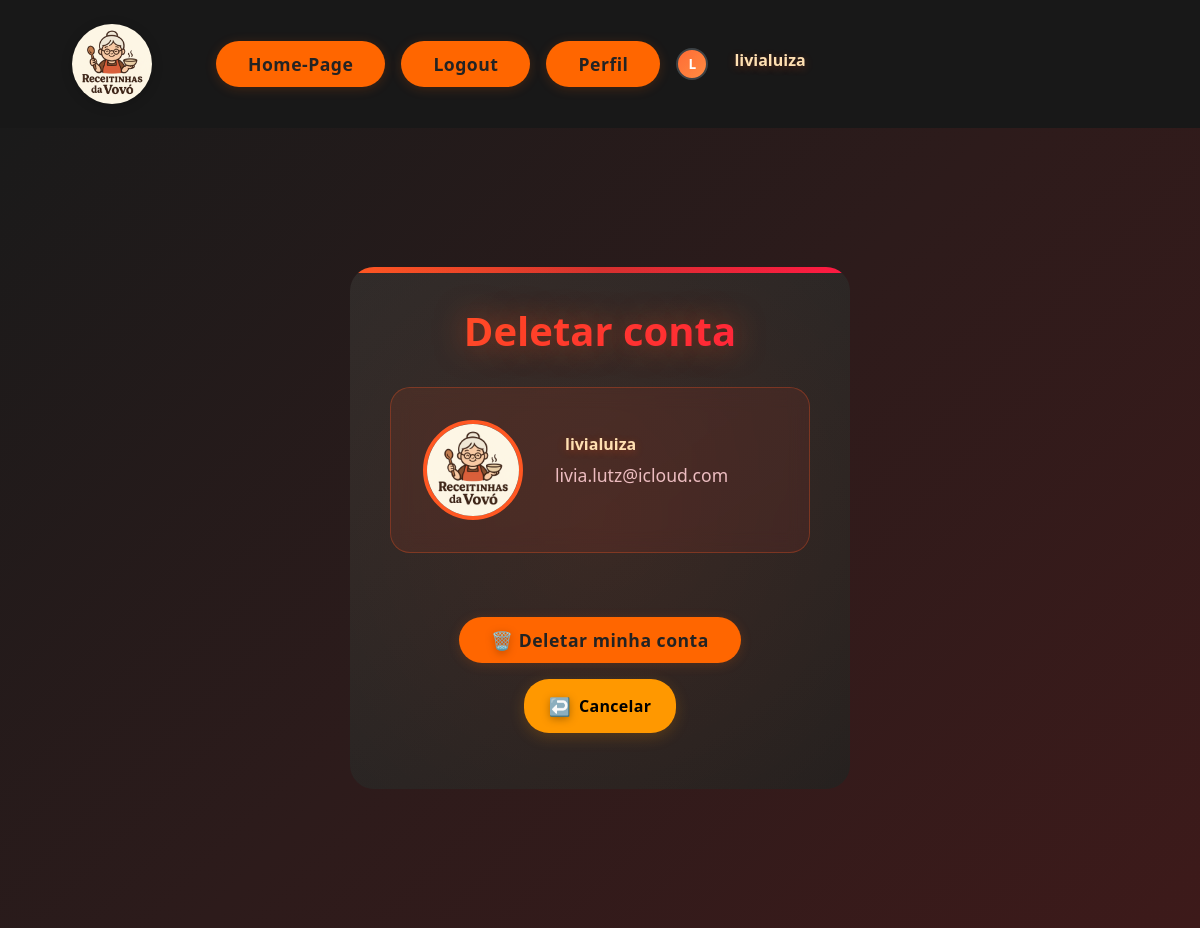
The page /perfil/deletar/2/ (signed in) on the database as committed earlier.
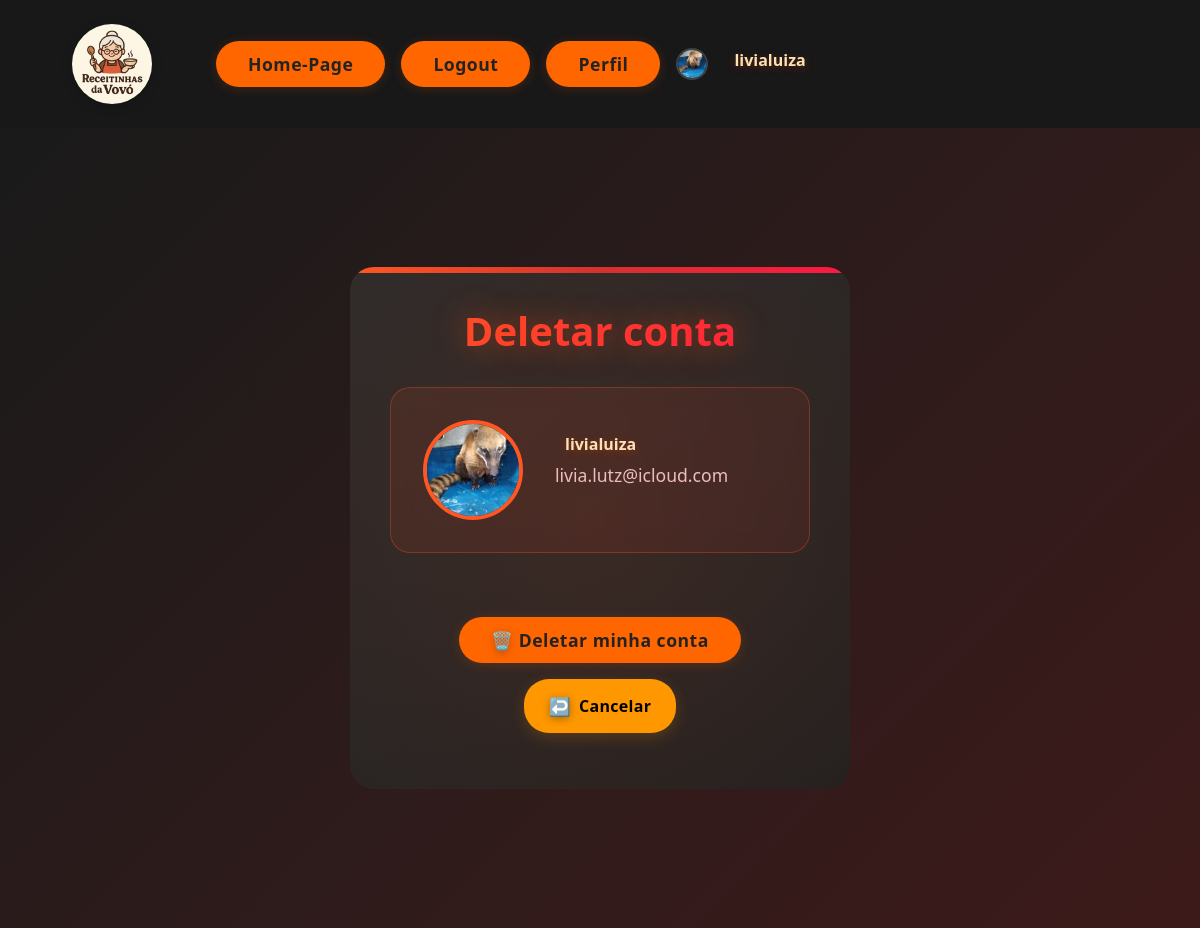
The same page on the database as committed later.
### usuarios/models.py (models this page shows, shortened)
class Usuario(AbstractUser):
    id = models.AutoField(primary_key=True) # Identificador único do usuário
    email = models.EmailField(help_text='Digite seu email', unique=True) # Email do usuário
    foto_de_perfil = models.ImageField(upload_to='usuarios/img', null=True, blank=True) # Foto de perfil do usuário
    class Meta:
        app_label = 'usuarios'

### usuarios/views.py (the view, shortened to what this page needs)
# urls.py: path('perfil/deletar/<int:id>/', views.UsuarioDeleteView.as_view(), name='deletar'), #rota de deletar usuario
class UsuarioDeleteView(View):
    def get(self, request, id, *args, **kwargs):
        if not request.user.is_authenticated or request.user.id != int(id):
            return redirect('receitas:homepage')  # ou mostre uma página de erro/permissão negada
        usuario = get_object_or_404(Usuario, pk=self.kwargs['id'])
        contexto = {
            'usuario': usuario,
            'titulo_janela': 'Deletar conta',
            'titulo_pagina': 'Deletar Perfil do Usuário',
            'botao': 'Deletar minha conta',
        }
        return render(request, "usuarios/deletar.html", contexto)

### usuarios/templates/usuarios/deletar.html (shortened to what this page needs)
{% extends 'site_receitas/base.html' %}
{% load static %}
{% block content %}
<div class="deletar-container">
    <div class="deletar-card">
        <div class="deletar-header">
            <h1 class="deletar-title">{{ titulo_janela }}</h1>
        </div>
        <div class="user-preview">
            <div class="user-avatar">
                {% if usuario.foto_de_perfil %}
                    <img src="{{ usuario.foto_de_perfil.url }}" alt="Foto de perfil" class="avatar-image">
                {% else %}
                    <img src="{% static 'receitas/img/logo.png' %}" alt="Foto padrão" class="avatar-image">
                {% endif %}
            </div>
            <div class="user-info">
                <h3 class="user-name">{{ usuario.username }}</h3>
                <p class="user-email">{{ usuario.email }}</p>
            </div>
        </div>
        <form method="post" class="deletar-form">
            <fieldset>
                <div class="form-actions">
                    <button type="submit" class="modern-btn danger-btn">
                        <span class="btn-icon">🗑️</span>
                        <span>{{ botao }}</span>
                    </button>
                    <a href="{% url 'usuarios:perfil' usuario.id %}" class="modern-btn secondary-btn">
                        <span class="btn-icon">↩️</span>
                        <span>Cancelar</span>
                    </a>
                </div>
            </fieldset>
        </form>
    </div>
</div>
{% endblock %}

### usuarios/templates/usuarios/links.html
<nav class="nav-links">
  <a href="/" class="modern-btn">Home-Page</a>
  {% if user.is_authenticated %}
    <a href="{% url 'usuarios:logout_confirm' %}" class="modern-btn">Logout</a>
    <a href="{% url 'usuarios:perfil' user.id %}" class="modern-btn">Perfil</a>
    <div class="author-avatar" style="align-self: center;">
        {% if user.foto_de_perfil %}
            <img src="{{ user.foto_de_perfil.url }}" alt="{{ user.username }}" class="author-profile-pic">
        {% else %}
            <div class="author-profile-pic author-default-pic">
                {{ user.username|first|upper }}
            </div>
        {% endif %}
    </div>
  {% else %}
    <a href="{% url 'usuarios:login' %}" class="modern-btn">Login</a>
    <a href="{% url 'usuarios:cadastro' %}" class="modern-btn">Cadastro</a>
  {% endif %}
  <div class="user-name">
    {% firstof user.username "Visitante" %}
  </div>
</nav>

Rows that differ between the two databases and show on the page:
changed Usuario "livia.lutz@icloud.com": foto_de_perfil: picture added; username|first "L" → (not shown)
